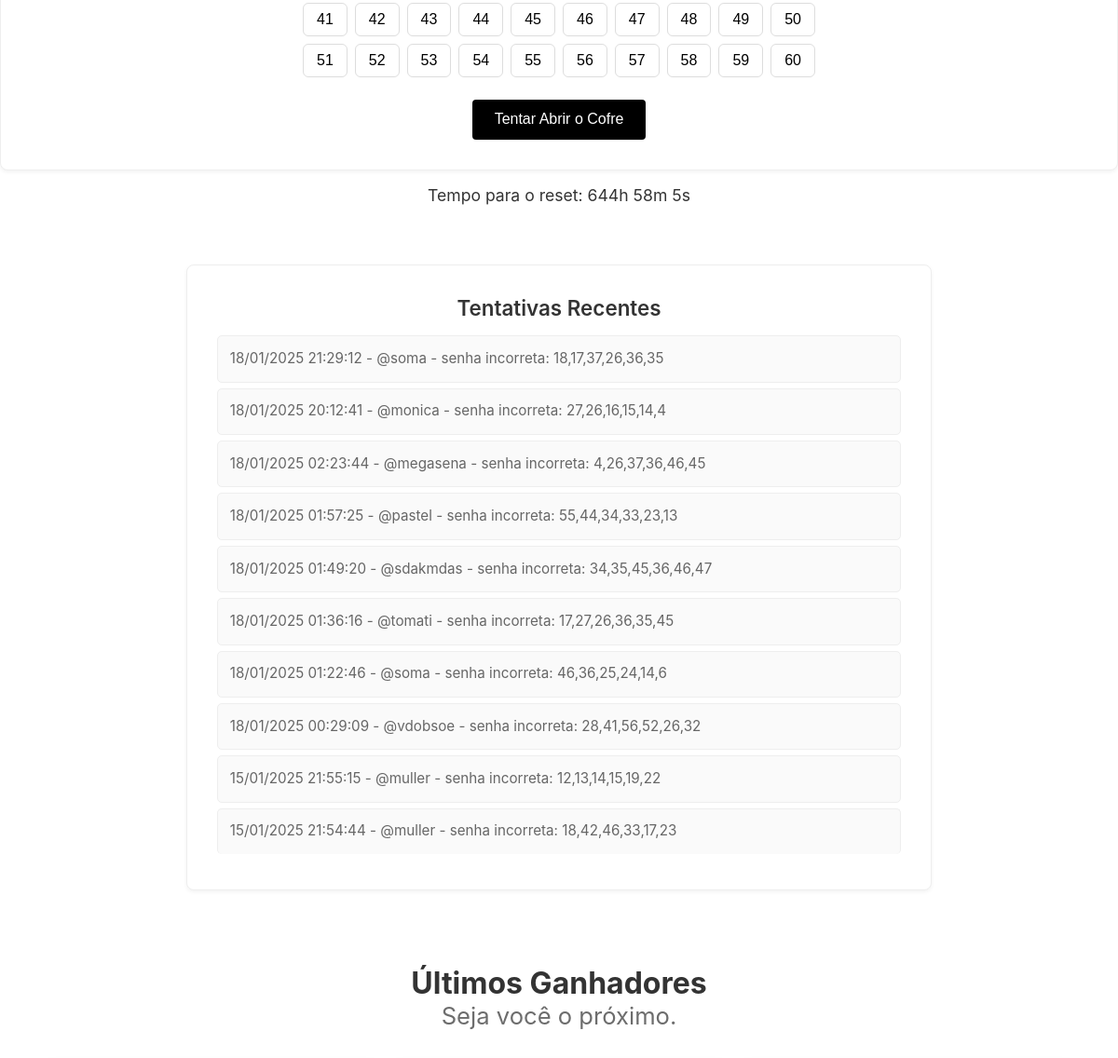
The app's page / (middle part), older data.
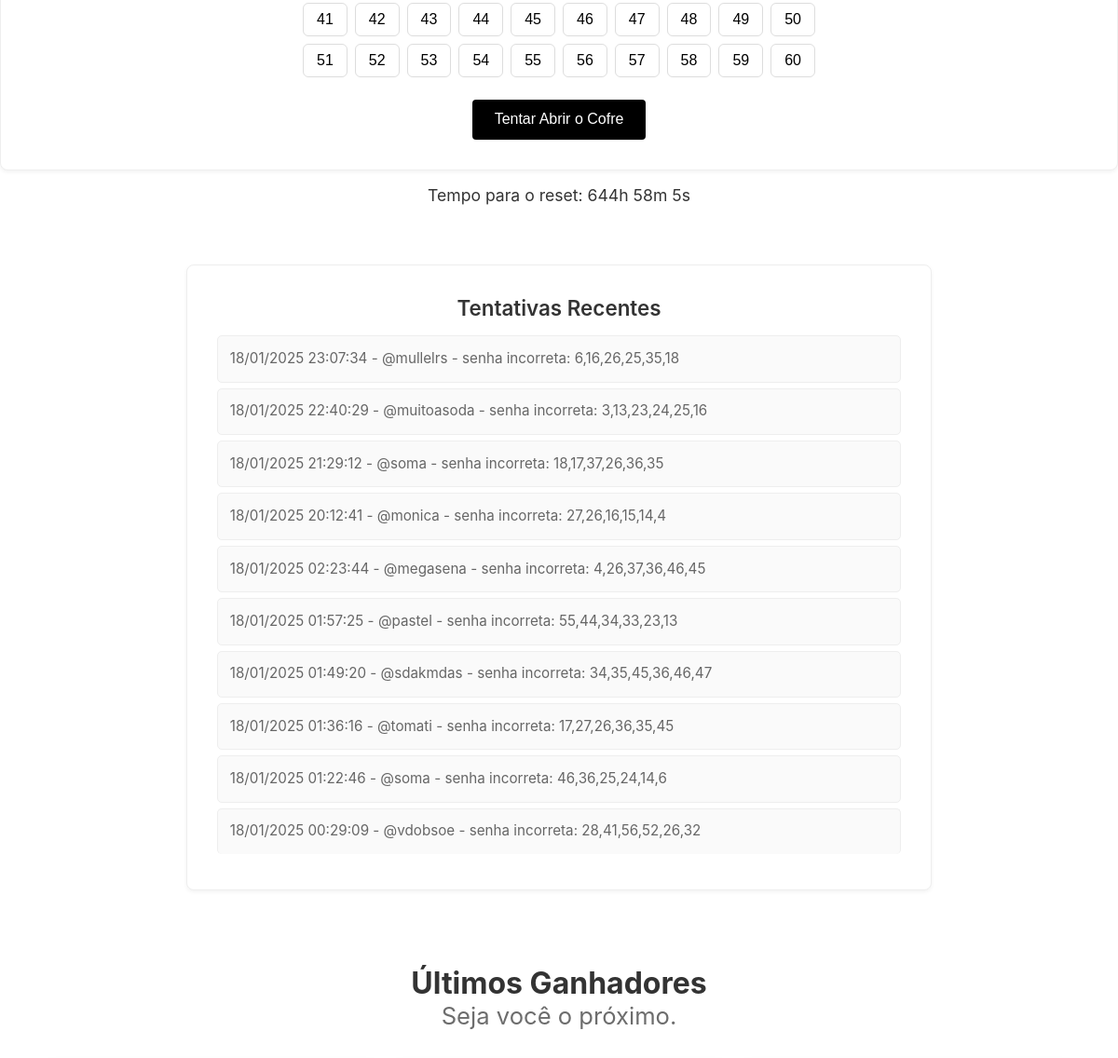
The same page, newer data.
### db.py (models this page shows, shortened)
class Attempt(db.Model):
    __tablename__ = 'attempts'
    id = db.Column(db.Integer, primary_key=True)
    username = db.Column(db.String(100), nullable=False, index=True)
    attempt = db.Column(db.String(20), nullable=False)
    timestamp = db.Column(
        db.DateTime,
        default=lambda: datetime.now(timezone.utc),
        index=True
    )

### app.py (the view, shortened to what this page needs)
@app.route("/", methods=["GET", "POST"])
@limiter.limit("10/minute")
def index():
    safe = Safe.query.first()
    if not safe:
        flash("O cofre ainda não foi configurado.", "error")
        return render_template("index.html", safe=None, attempts=[], form=None)
    if safe.winner:
        flash("O cofre já foi aberto! Parabéns ao vencedor!", "success")
        return redirect(url_for("winner"))
    attempts = Attempt.query.order_by(Attempt.timestamp.desc()).limit(10).all()
    form = AttemptForm()
    days = hours = minutes = 0
    if safe and safe.reset_time:
        delta = safe.reset_time.replace(tzinfo=timezone.utc) - datetime.now(timezone.utc)
        if delta.total_seconds() > 0:
            days = delta.days
            hours = (delta.seconds // 3600) % 24
            minutes = (delta.seconds // 60) % 60
    return render_template(
        "index.html",
        form=form,
        safe=safe,
        attempts=attempts,
        days=days,
        hours=hours,
        minutes=minutes,
        recaptcha_site_key=app.config.get("RECAPTCHA_PUBLIC_KEY"),
    )

### app.py (called while the page is built)
@app.before_request
def check_user_agent():
    user_agent = request.headers.get('User-Agent', '')
    if 'Mozilla/4.0' in user_agent or 'MSIE 8.0' in user_agent:
        abort(403, description="User-Agent inválido")

### templates/index.html (shortened to what this page needs)
<!DOCTYPE html>
<html lang="pt-BR">
<head>
  <link rel="stylesheet" type="text/css" href="{{ url_for('static', filename='css/style.css') }}">
</head>
<body onload="updateClock('{{ safe.reset_time.isoformat() }}')">
    <section class="form-container-section" id="form-cofre">
      <form method="POST" class="form-container" onsubmit="onSubmit(event)">
        <div class="numbers-grid">
          {% for i in range(1, 61) %}
            <button
              type="button"
              class="num-btn"
              onclick="toggleNumber(this, '{{ i }}')"
              aria-pressed="false"
            >{{ i }}</button>
          {% endfor %}
        </div>
        <button type="submit" class="submit-btn">Tentar Abrir o Cofre</button>
      </form>
      <div class="clock-container">
        <p>Tempo para o reset: <span id="clock"></span></p>
      </div>
      <section class="attempts-list-container">
        <section class="attempts-list">
          <h2>Tentativas Recentes</h2>
          <ul>
            {% for attempt in attempts %}
              {% if safe.winner == attempt.username %}
                <li>
                  {{ attempt.timestamp.strftime('%d/%m/%Y %H:%M:%S') }} -
                  Parabéns, você acertou a senha: {{ attempt.attempt }}
                </li>
              {% else %}
                <li>
                  {{ attempt.timestamp.strftime('%d/%m/%Y %H:%M:%S') }} -
                  {{ attempt.username }} - senha incorreta: {{ attempt.attempt }}
                </li>
              {% endif %}
            {% endfor %}
          </ul>
        </section>
      </section>
    <div class="banner-header">
      <h2 id="unique-title">Últimos Ganhadores</h2>
      <p id="unique-subtitulo">Seja você o próximo.</p>
  </div>
</body>
</html>

### static/css/style.css (style rules this page uses)
* { margin: 0; padding: 0; box-sizing: border-box; }
body { font-family: -apple-system, BlinkMacSystemFont, "Segoe UI", Roboto, Oxygen, Ubuntu, Cantarell, "Helvetica Neue", sans-serif; color: #333; background-color: #fff; }
#unique-title { text-align: center; font-size: 2rem; color: #333; position: relative; }
#unique-subtitulo { text-align: center; font-size: 1.6rem; color: #6d6d6d; position: relative; }
.attempts-list-container { display: flex; justify-content: center; width: 100%; padding: 2rem 0; }
.attempts-list { background-color: #fff; border: 1px solid #eee; padding: 2rem; border-radius: 8px; box-shadow: 0 2px 4px rgba(0, 0, 0, 0.05); width: 80%; max-width: 800px; margin: 0 auto; }
.attempts-list h2 { font-size: 1.6rem; font-weight: 600; color: #333; margin-bottom: 1rem; text-align: center; }
.attempts-list ul { list-style: none; padding-left: 0; margin: 0; }
.attempts-list li { font-size: 1rem; line-height: 1.5; padding: 0.5rem 0; border-bottom: 1px solid #eee; color: #666; }
.attempts-list li:last-child { border-bottom: none; }
.form-container-section { margin-bottom:2rem; }
.form-container { background-color: #fff; padding: 2rem 1rem; margin-bottom: 1rem; border: 1px solid #eee; border-radius: 8px; box-shadow: 0 2px 4px rgba(0,0,0,0.05); text-align: center; }
.submit-btn { display: inline-block; background-color: #000; color: #fff; font-size: 1rem; padding: 0.8rem 1.5rem; border: none; border-radius: 4px; cursor: pointer; transition: background-color 0.3s; }
.numbers-grid { display: grid; grid-template-columns: repeat(10, 1fr); gap: 8px; max-width: 550px; margin: 0 auto 1.5rem auto; }
.num-btn { width: 100%; padding: 0.5rem; border: 1px solid #ddd; border-radius: 6px; background-color: #fff; cursor: pointer; transition: background-color 0.2s, color 0.2s; font-size: 1rem; }
.clock-container { text-align: center; font-size: 1.1rem; margin-bottom: 2rem; }
.attempts-list { margin-bottom: 3rem; }
.attempts-list h2 { font-size: 1.4rem; margin-bottom: 1rem; text-align: center; }
.attempts-list ul { list-style: none; padding: 0; }
.attempts-list li { background-color: #fafafa; border: 1px solid #eee; padding: 0.8rem; border-radius: 5px; margin-bottom: 6px; font-size: 0.95rem; }

Row changes from the older to the newer data that the page shows:
no longer on this page (row unchanged): Attempt: timestamp "15/01/2025 21:55:15", username "@muller", attempt "12,13,14,15,19,22"
no longer on this page (row unchanged): Attempt: timestamp "15/01/2025 21:54:44", username "@muller", attempt "18,42,46,33,17,23"
added Attempt: timestamp "18/01/2025 23:07:34", username "@mullelrs", attempt "6,16,26,25,35,18"
added Attempt: timestamp "18/01/2025 22:40:29", username "@muitoasoda", attempt "3,13,23,24,25,16"
